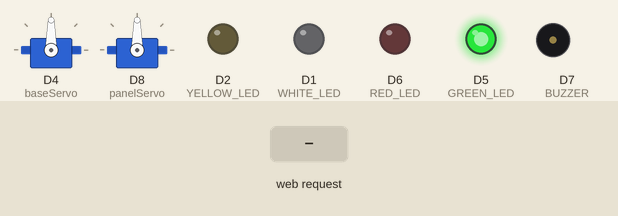
A sketch run on a simulated ESP8266 (NodeMCU). Parts: 2 × servo, output pins drawn as LEDs (lit = HIGH), buzzer (waves = sounding, pin HIGH). The inputs (shaded band) are chosen by the test bench. WiFi joins after 1.5 s; servers stay silent unless stated; what the sketch prints to the serial monitor is not drawn.

Above: at 2.7 s.
2.8 s: HTTP request GET /baseServo?angle= received
At 4.3 s:
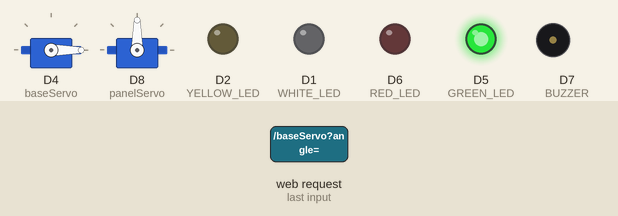
4.6 s: HTTP request GET /panelServo?angle= received
At 5.9 s:
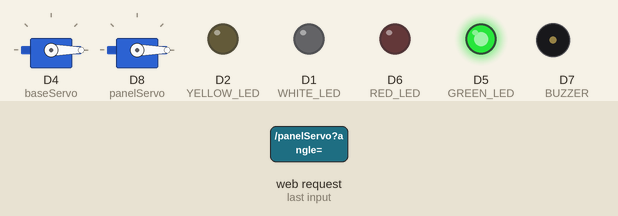
6.4 s: HTTP request GET /startBaseRotation?dir=1 received
At 7.2 s:
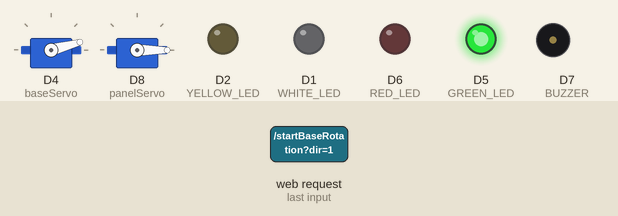
8.2 s: HTTP request GET /startBaseRotation?dir=1 received
At 9.7 s:
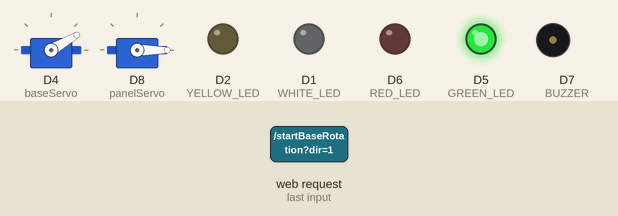
10.0 s: HTTP request GET /panelServo?angle= received
At 10.15 s:
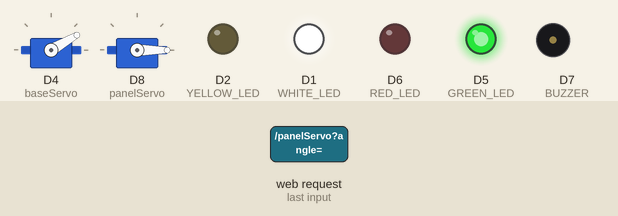
11.8 s: HTTP request GET /startBaseRotation?dir=-1 received
At 11.95 s:
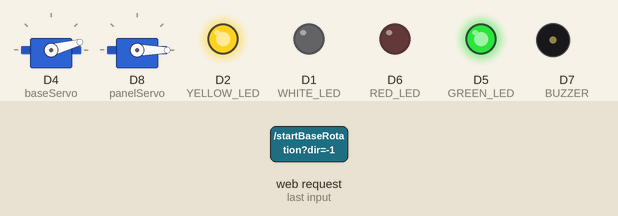
Timing chart, 0 to 14.6 s (numbered marks = the images above; inputs shaded):
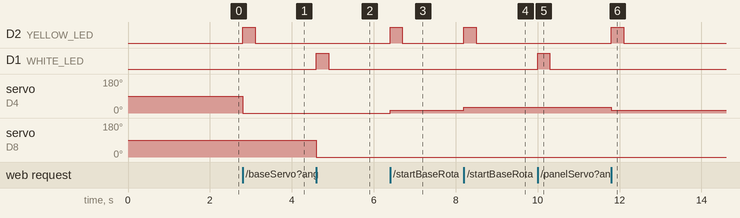

Measured:
- after the input at 2.8 s, D2 (YELLOW_LED): LOW → HIGH at once, → LOW 0.30 s later; servo on D4 (baseServo): 90° → 0° at once
- after the input at 4.6 s, D1 (WHITE_LED): LOW → HIGH at once, → LOW 0.30 s later; servo on D8 (panelServo): 90° → 0° at once
- after the input at 6.4 s, D2 (YELLOW_LED): LOW → HIGH at once, → LOW 0.30 s later; servo on D4 (baseServo): 0° → 15° at once
- after the input at 8.2 s, D2 (YELLOW_LED): LOW → HIGH at once, → LOW 0.30 s later; servo on D4 (baseServo): 15° → 30° at once
- after the input at 10.0 s, D1 (WHITE_LED): LOW → HIGH at once, → LOW 0.30 s later
- after the input at 11.8 s, D2 (YELLOW_LED): LOW → HIGH at once, → LOW 0.30 s later; servo on D4 (baseServo): 30° → 15° at once

The sketch:

espcodeV002.ino
```cpp
#include <ESP8266WiFi.h>
#include <Servo.h>

// WiFi credentials
const char* ssid = "Moto";
const char* password = "anas@1234";

// Servo setup
Servo baseServo;
Servo panelServo;
int baseServoPosition = 90;
int panelServoPosition = 90;

// WiFi server setup
WiFiServer server(80);

// LED & Buzzer pins
#define WHITE_LED D1     // Panel movement
#define YELLOW_LED D2    // Base movement
#define GREEN_LED D5     // Wi-Fi connected
#define RED_LED D6       // Wi-Fi error
#define BUZZER D7        // Beeper

void setup() {
  Serial.begin(115200);

  // Attach servos
  baseServo.attach(D4);   // Base servo
  panelServo.attach(D8);  // Panel servo
  baseServo.write(baseServoPosition);
  panelServo.write(panelServoPosition);

  // LED & Buzzer pin setup
  pinMode(WHITE_LED, OUTPUT);
  pinMode(YELLOW_LED, OUTPUT);
  pinMode(GREEN_LED, OUTPUT);
  pinMode(RED_LED, OUTPUT);
  pinMode(BUZZER, OUTPUT);

  // Start with all indicators off
  digitalWrite(WHITE_LED, LOW);
  digitalWrite(YELLOW_LED, LOW);
  digitalWrite(GREEN_LED, LOW);
  digitalWrite(RED_LED, LOW);
  digitalWrite(BUZZER, LOW);

  // Attempt Wi-Fi connection
  WiFi.begin(ssid, password);
  int attempts = 0;
  while (WiFi.status() != WL_CONNECTED && attempts < 20) {
    delay(500);
    Serial.print(".");
    attempts++;
  }

  if (WiFi.status() == WL_CONNECTED) {
    Serial.println("\nConnected to WiFi");
    digitalWrite(GREEN_LED, HIGH);
    digitalWrite(RED_LED, LOW);
    digitalWrite(BUZZER, LOW);
  } else {
    Serial.println("\nWiFi connection failed");
    digitalWrite(GREEN_LED, LOW);
    digitalWrite(RED_LED, HIGH);
    digitalWrite(BUZZER, HIGH);
    delay(1000);
    digitalWrite(BUZZER, LOW);
  }

  server.begin();
}

void loop() {
  // Monitor Wi-Fi status during loop
  if (WiFi.status() == WL_CONNECTED) {
    digitalWrite(GREEN_LED, HIGH);
    digitalWrite(RED_LED, LOW);
    digitalWrite(BUZZER, LOW);
  } else {
    digitalWrite(GREEN_LED, LOW);
    digitalWrite(RED_LED, HIGH);
    digitalWrite(BUZZER, HIGH);
  }

  WiFiClient client = server.available();
  if (!client) return;

  while (!client.available()) delay(1);
  String request = client.readStringUntil('\r');
  client.flush();

  // Handle base servo control
  if (request.indexOf("/baseServo?angle=") != -1) {
    int angle = request.substring(request.indexOf('=') + 1).toInt();
    angle = constrain(angle, 0, 180);
    baseServo.write(angle);
    baseServoPosition = angle;
    digitalWrite(YELLOW_LED, HIGH);
    delay(300);
    digitalWrite(YELLOW_LED, LOW);
  }

  // Handle panel servo control
  if (request.indexOf("/panelServo?angle=") != -1) {
    int angle = request.substring(request.indexOf('=') + 1).toInt();
    angle = constrain(angle, 0, 180);
    panelServo.write(angle);
    panelServoPosition = angle;
    digitalWrite(WHITE_LED, HIGH);
    delay(300);
    digitalWrite(WHITE_LED, LOW);
  }

  // Simulate stepper movement with servo
  if (request.indexOf("/startBaseRotation?dir=1") != -1) {
    baseServoPosition += 15;
    if (baseServoPosition > 180) baseServoPosition = 180;
    baseServo.write(baseServoPosition);
    digitalWrite(YELLOW_LED, HIGH);
    delay(300);
    digitalWrite(YELLOW_LED, LOW);
  }

  if (request.indexOf("/startBaseRotation?dir=-1") != -1) {
    baseServoPosition -= 15;
    if (baseServoPosition < 0) baseServoPosition = 0;
    baseServo.write(baseServoPosition);
    digitalWrite(YELLOW_LED, HIGH);
    delay(300);
    digitalWrite(YELLOW_LED, LOW);
  }

  if (request.indexOf("/stopBaseRotation") != -1) {
    baseServo.write(baseServoPosition);
    digitalWrite(YELLOW_LED, LOW);
  }

  // Send response
  client.println("HTTP/1.1 200 OK");
  client.println("Content-Type: text/html");
  client.println("Connection: close");
  client.println();
  client.println("OK");

  delay(15);
}
```
